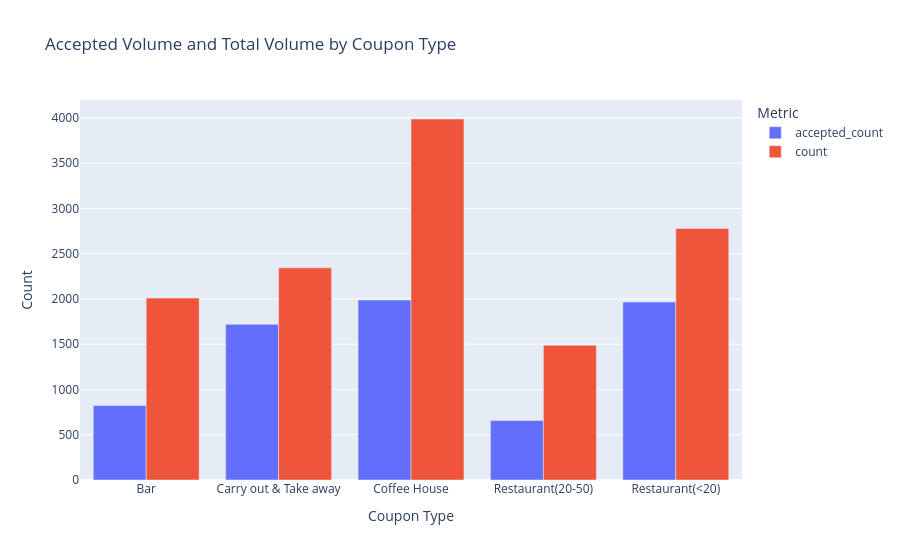

Notebook code cell kept with this figure:
### Markdown cell above
The above gives a summary of the copon being most accepted as Carry out & Take away followed closely by lower priced restaurant.

Bars had an overall lowest acceptance rate, with pricey restaurants being slightly higher.

Now let us use two plotting techniques that help visualize the number of coupons issued vs acceptance rate

### Code cell
import plotly.express as px

# 1. Create a new column by multiplying the data of 'Y' and 'count'
result['accepted_count'] = result['Y'] * result['count']

# 2. Pass the new column name into Plotly list
fig = px.bar(
    result, 
    x='coupon', 
    y=['accepted_count', 'count'], 
    barmode='group',
    labels={'value': 'Count', 'coupon': 'Coupon Type', 'variable': 'Metric'},
    title='Accepted Volume and Total Volume by Coupon Type'
)

fig.show()

### Figure 1 — Plotly figure (JSON) as saved in the notebook; plotly's stock layout.template omitted (floating-point values rounded to 4 significant figures)
{"data": [{"alignmentgroup": "True", "hovertemplate": "Metric=accepted_count<br>Coupon Type=%{x}<br>Count=%{y}<extra></extra>", "legendgroup": "accepted_count", "marker": {"color": "#636efa", "pattern": {"shape": ""}}, "name": "accepted_count", "offsetgroup": "accepted_count", "orientation": "v", "showlegend": true, "textposition": "auto", "type": "bar", "x": ["Bar", "Carry out & Take away", "Coffee House", "Restaurant(20-50)", "Restaurant(<20)"], "xaxis": "x", "y": [824, 1720, 1989, 657, 1967.0], "yaxis": "y"}, {"alignmentgroup": "True", "hovertemplate": "Metric=count<br>Coupon Type=%{x}<br>Count=%{y}<extra></extra>", "legendgroup": "count", "marker": {"color": "#EF553B", "pattern": {"shape": ""}}, "name": "count", "offsetgroup": "count", "orientation": "v", "showlegend": true, "textposition": "auto", "type": "bar", "x": ["Bar", "Carry out & Take away", "Coffee House", "Restaurant(20-50)", "Restaurant(<20)"], "xaxis": "x", "y": [2010, 2344, 3989, 1488, 2779], "yaxis": "y"}], "layout": {"barmode": "group", "legend": {"title": {"text": "Metric"}, "tracegroupgap": 0}, "title": {"text": "Accepted Volume and Total Volume by Coupon Type"}, "xaxis": {"anchor": "y", "domain": [0, 1], "title": {"text": "Coupon Type"}}, "yaxis": {"anchor": "x", "domain": [0, 1], "title": {"text": "Count"}}}}
